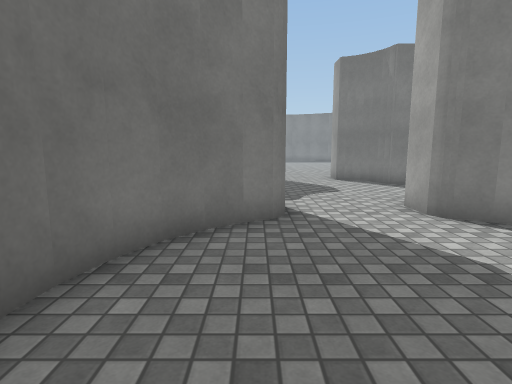
view 1 (above)

17 first-person views from a walk through a Unity game level. The camera is 1.3 m above the floor, tilts 8° down and sees 80° across. The floor is counted in squares, 1 m on a side. Each view is taken from the middle of a square. On the plan, view 1 faces up. The plan holds only what a view shows up to about 14 squares ahead; the rest is blank. Surface patterns are stand-ins for the level's own textures.

view 2
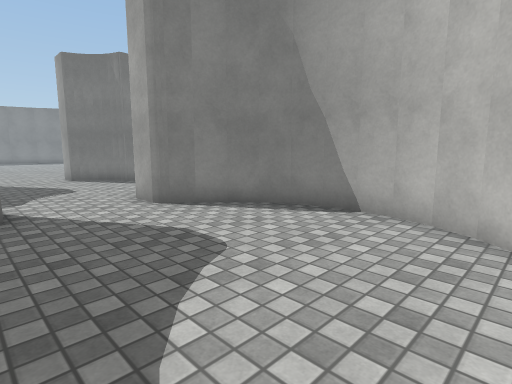

view 3
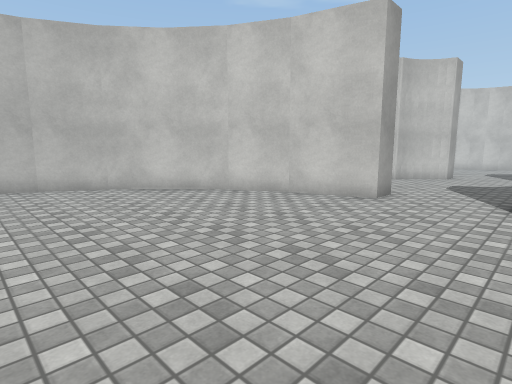

view 4
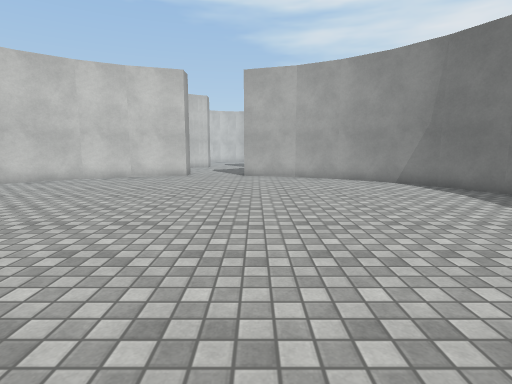

view 5
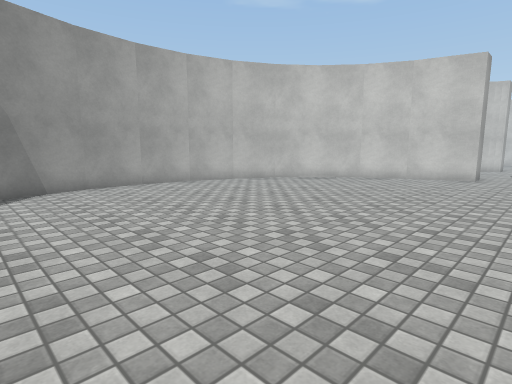

view 6
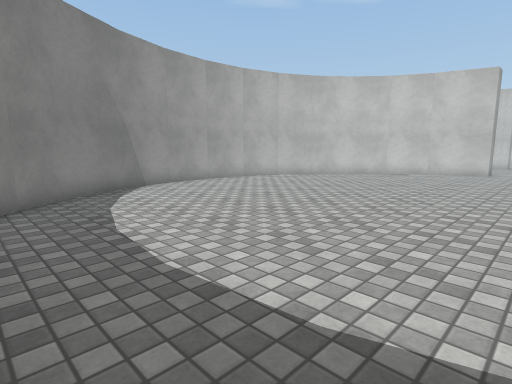

view 7
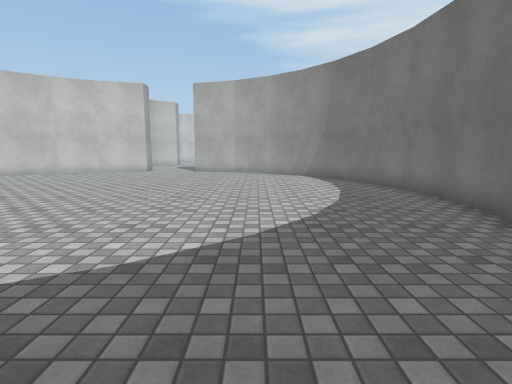

view 8
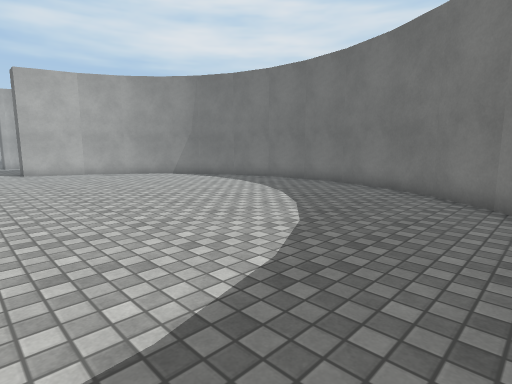

view 9
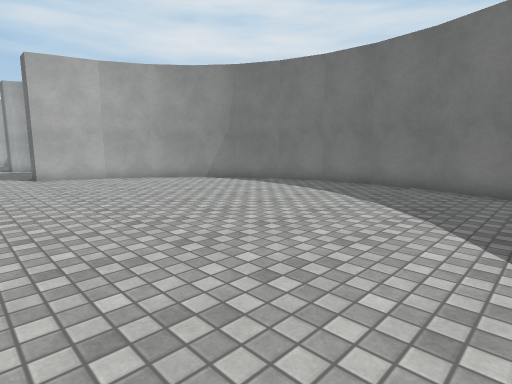

view 10
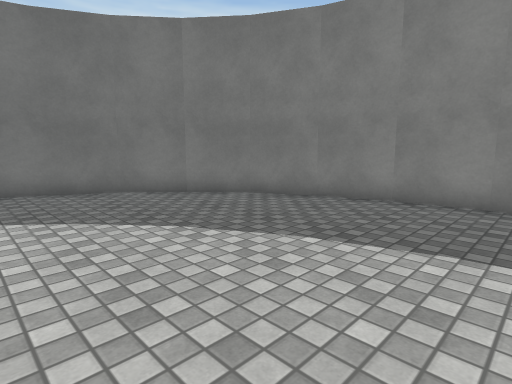

view 11
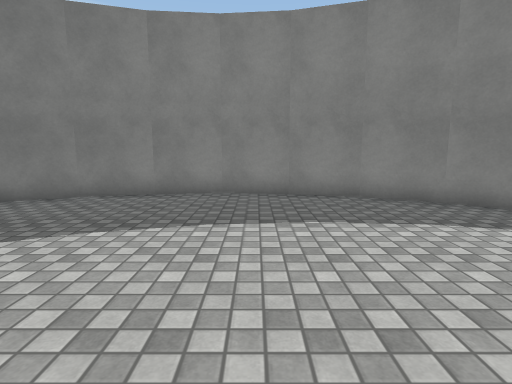

view 12
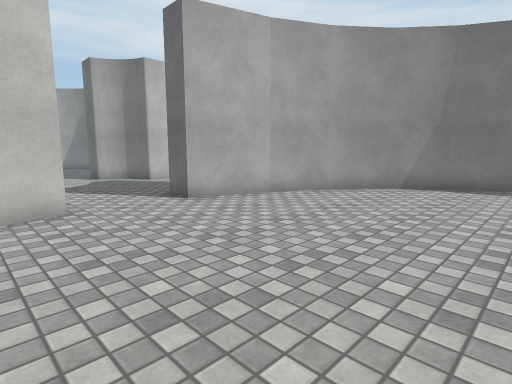

view 13
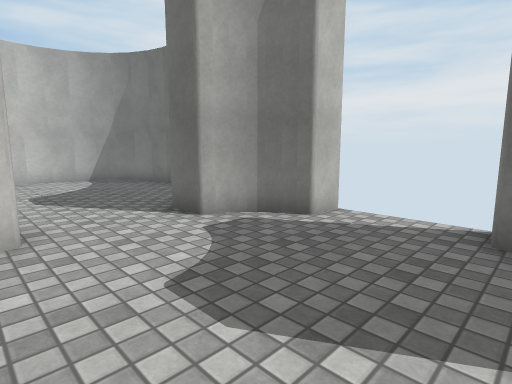

view 14
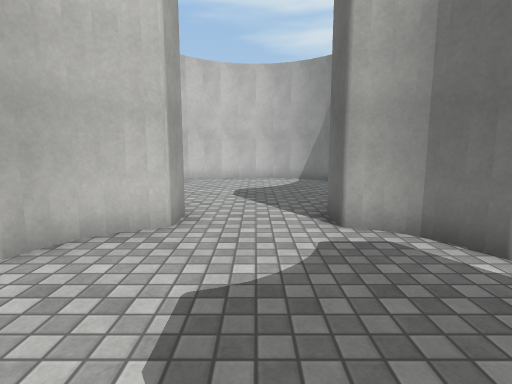

view 15
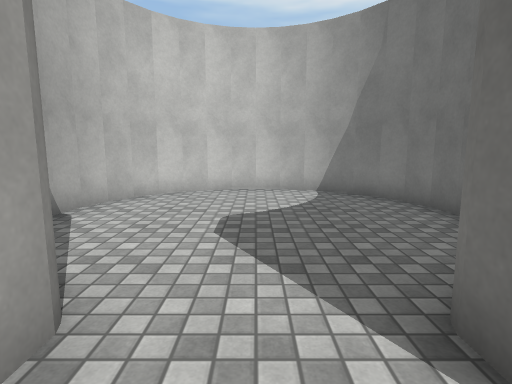

view 16
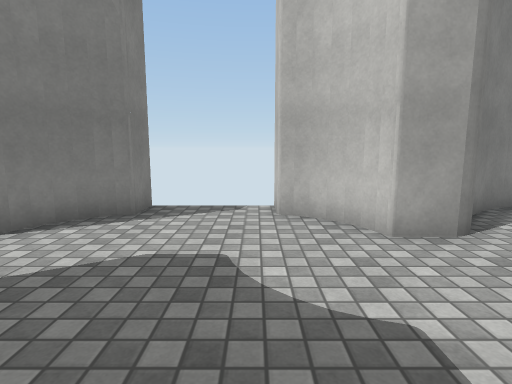

view 17
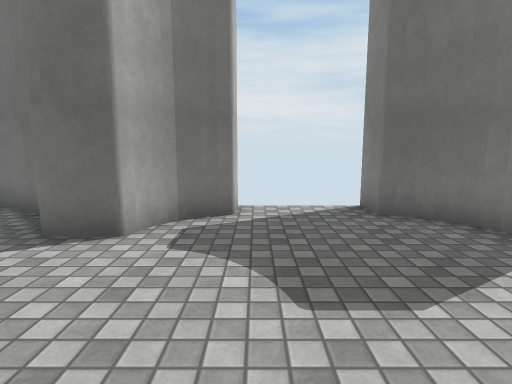

### Floor plan
Points are (right, up) in squares from view 1. A wall is a line through its corners. A room is listed if a view was taken in it or the views show most of it. See-through windows are left out.
Room 1 (views 1, 2, 3, 4, 5, 6, 7, 8, 9, 10, 11, 12, 13, 14, 15, 16, 17)
walls: (5.7, 14.7) (7.6, 15.7); (-1.9, 14.8) (0.6, 14) (0.6, 13); (7.5, 15.6) (9.1, 17); (-3.6, 15.7) (-1.8, 14.8); (3.4, 13) (3.4, 14) (5.9, 14.8); (0.1, 12.8) (-0.3, 12.5); (9, 16.9) (10.4, 18.5); (-5.1, 17) (-3.5, 15.6); (-0.3, 12.6) (-0.7, 12.2) (-0.9, 11.7); (10.3, 18.4) (11.3, 20.3); (4.8, 12) (4.5, 12.4) (4, 12.8); (-6.4, 18.5) (-5, 16.9); (-1, 11.4) (-2, 11.4); (11.2, 20.1) (11.8, 22.1); (-7.3, 20.2) (-6.3, 18.4); (6, 11.4) (5, 11.4) (4.7, 12.2) (4.3, 12.6); (11.8, 21.9) (12, 24.1); (-7.8, 22.2) (-7.2, 20.1); (12, 24) (11.8, 25.9) (11.2, 27.9); (-8, 24.1) (-7.8, 22); (-7.8, 26) (-8, 23.9); (5, 8.6) (5.9, 8.6); (11.3, 27.7) (10.3, 29.6); (-2.1, 8.6) (-1.1, 8.6) (-0.7, 7.9); (-7.2, 27.9) (-7.8, 25.9); (-0.8, 8.1) (-0.5, 7.6) (0.6, 6.8) (0.6, 6); (4.7, 7.9) (4.9, 8.4); (-0.6, 7.7) (-0.2, 7.4); (10.3, 29.5) (9.1, 31.1); (-6.3, 29.6) (-7.3, 27.8); (9.1, 31) (7.5, 32.4); (-5, 31.1) (-6.4, 29.5); (3.4, 6.8) (4.4, 7.5) (4.8, 8); (7.6, 32.3) (5.8, 33.3); (-3.5, 32.4) (-5.1, 31); (5.8, 33.2) (3.9, 33.8); (-1.8, 33.3) (-3.6, 32.3); (0.2, 33.8) (-1.9, 33.2); (4, 33.8) (1.9, 34); (2.1, 34) (0, 33.8); (3.4, 5.9) (3.4, 7) (4.2, 7.3) (4.6, 7.7); (0.4, 5.8) (-0.9, 4.8); (0.4, 5.6) (-0.3, 5.3); (4.3, 5.3) (3.7, 5.6); (-0.8, 4.9) (-1.4, 4.2); (4.9, 4.8) (3.6, 5.8); (-1.3, 4.3) (-1.7, 3.5); (5.4, 4.1) (4.8, 4.9); (-1.7, 3.6) (-2, 2.7); (-1.9, 2.8) (-2, 1.9); (6, 2.7) (5.7, 3.5) (5.3, 4.3); (-2, 2.1) (-1.9, 1.1); (6, 1.9) (5.9, 2.9); (-2, 1.3) (-1.7, 0.4); (5.9, 1.2) (6, 2); (-1.7, 0.5) (-1.3, -0.2); (5.7, 0.4) (6, 1.3); (5.3, -0.2) (5.7, 0.5); (-1.4, -0.2) (-0.8, -0.8) (-0.2, -1.4); (4.8, -0.9) (5.4, -0.2); (-0.3, -1.3) (0.5, -1.7); (4.1, -1.4) (4.8, -0.8); (3.4, -1.7) (4.2, -1.3); (0.3, -1.7) (1.3, -1.9); (1.1, -1.9) (2, -2); (1.9, -2) (2.8, -1.9); (2.7, -2) (3.6, -1.7)

Where each view was taken, in squares from view 1:
view 1: 0 up, 0 right, facing up
view 2: 1 down, 0 right, facing up-right
view 3: 22 up, 0 right, facing down-right
view 4: 29 up, 0 right, facing down
view 5: 29 up, 1 right, facing down-right
view 6: 32 up, 1 right, facing down-right
view 7: 32 up, 3 left, facing down
view 8: 32 up, 3 right, facing down-left
view 9: 29 up, 3 right, facing down-left
view 10: 26 up, 3 right, facing up-left
view 11: 25 up, 3 right, facing up
view 12: 21 up, 5 right, facing down-left
view 13: 12 up, 4 right, facing down-left
view 14: 12 up, 2 right, facing down
view 15: 8 up, 2 right, facing down
view 16: 9 up, 1 left, facing right
view 17: 9 up, 5 right, facing left
